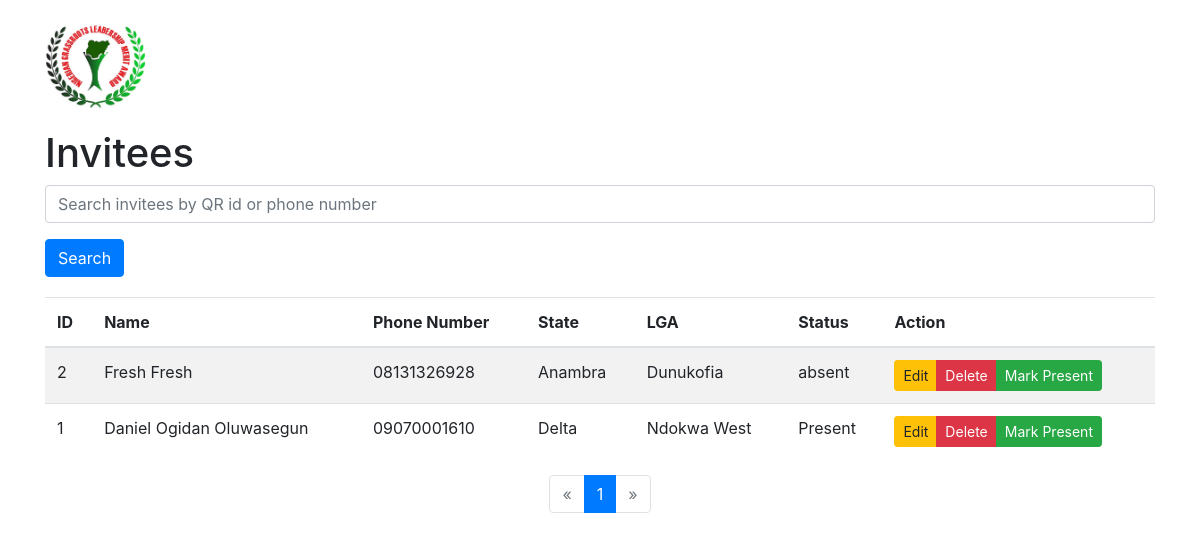
The page /manage_invitee (signed in) on the database its author committed.
### app.py (models this page shows)
class Invitee(db.Model):
    id = db.Column(db.Integer, primary_key=True)
    name = db.Column(db.String(100), nullable=True)
    phone_number = db.Column(db.String(15), unique=True, nullable=False)
    state = db.Column(db.String(100), nullable=False)
    lga = db.Column(db.String(100), nullable=False)
    position = db.Column(db.String(50), nullable=False)
    qr_code_path = db.Column(db.String(200), nullable=True)
    confirmed = db.Column(db.String(20), default='Absent')  # New field to track confirmation

### app.py (the view)
@app.route('/manage_invitee', methods=['GET','POST'])
@login_required
def manage_invitee():
    if not current_user.is_admin:
        flash('You do not have access to this page.', 'danger')
        return redirect(url_for('login'))
    search = request.args.get('search', '', type=str)
    page = request.args.get('page', 1, type=int)
    per_page = 10
    if search:
        invitees_query = Invitee.query.filter(
            (Invitee.id.ilike(f'%{search}%')) |
            (Invitee.phone_number.ilike(f'%{search}%'))
        )
    else:
        invitees_query = Invitee.query
    pagination = invitees_query.order_by(Invitee.id.desc()).paginate(page=page, per_page=per_page, error_out=False)
    invitees = pagination.items
    return render_template('del_inv.html', invitees=invitees, pagination=pagination, search=search)

### app.py (called while the page is built)
@login_manager.user_loader
def load_user(admin_id):
    return Admin.query.get(int(admin_id))

### templates/del_inv.html (shortened to what this page needs)
<!DOCTYPE html>
<html lang="en">
<head>
    <link rel="stylesheet" href="https://maxcdn.bootstrapcdn.com/bootstrap/4.5.2/css/bootstrap.min.css">
</head>
<body>
    <div class="container">
        <header>
            <img src="{{ url_for('static', filename='images/logo.png') }}" alt="Logo">
        </header>
        <h1>Invitees</h1>
        <form method="POST" action="{{ url_for('manage_invitee') }}">
            <div class="form-group">
                <input type="text" name="search" class="form-control" placeholder="Search invitees by QR id or phone number" value="{{ request.args.get('search', '') }}">
            </div>
            <button type="submit" class="btn btn-primary">Search</button>
        </form>
        <div class="table-container">
            <table class="table table-striped">
                <thead>
                    <tr>
                        <th>ID</th>
                        <th>Name</th>
                        <th>Phone Number</th>
                        <th>State</th>
                        <th>LGA</th>
                        <th>Status</th>
                        <th>Action</th>
                    </tr>
                </thead>
                <tbody>
                    {% for invitee in invitees %}
                        <tr>
                            <td>{{ invitee.id }}</td>
                            <td>{{ invitee.name }}</td>
                            <td>{{ invitee.phone_number }}</td>
                            <td>{{ invitee.state }}</td>
                            <td>{{ invitee.lga }}</td>
                            <td>{{ invitee.confirmed }}</td>
                            <td>
                                <div class="btn-group">
                                    <button class="btn btn-sm btn-warning" onclick="editInvitee('{{ invitee.id }}')">Edit</button>
                                    <button class="btn btn-sm btn-danger" onclick="deleteInvitee('{{ invitee.id }}')">Delete</button>
                                    <button class="btn btn-sm btn-success" onclick="markPresent('{{ invitee.id }}')">Mark Present</button>
                                </div>
                            </td>
                        </tr>
                    {% endfor %}
                </tbody>
            </table>
            <nav aria-label="Page navigation">
                <ul class="pagination">
                    {% if pagination.has_prev %}
                        <li class="page-item">
                            <a class="page-link" href="{{ url_for('show_invitees', page=pagination.prev_num, search=request.args.get('search', '')) }}" aria-label="Previous">
                                <span aria-hidden="true">&laquo;</span>
                                <span class="sr-only">Previous</span>
                            </a>
                        </li>
                    {% else %}
                        <li class="page-item disabled">
                            <a class="page-link" href="#" aria-label="Previous">
                                <span aria-hidden="true">&laquo;</span>
                            </a>
                        </li>
                    {% endif %}
                    {% for page_num in pagination.iter_pages() %}
                        {% if page_num %}
                            {% if page_num == pagination.page %}
                                <li class="page-item active">
                                    <a class="page-link" href="#">{{ page_num }} <span class="sr-only">(current)</span></a>
                                </li>
                            {% else %}
                                <li class="page-item">
                                    <a class="page-link" href="{{ url_for('manage_invitee', page=page_num, search=request.args.get('search', '')) }}">{{ page_num }}</a>
                                </li>
                            {% endif %}
                        {% else %}
                            <li class="page-item disabled"><a class="page-link" href="#">...</a></li>
                        {% endif %}
                    {% endfor %}
                    {% if pagination.has_next %}
                        <li class="page-item">
                            <a class="page-link" href="{{ url_for('manage_invitee', page=pagination.next_num, search=request.args.get('search', '')) }}" aria-label="Next">
                                <span aria-hidden="true">&raquo;</span>
                                <span class="sr-only">Next</span>
                            </a>
                        </li>
                    {% else %}
                        <li class="page-item disabled">
                            <a class="page-link" href="#" aria-label="Next">
                                <span aria-hidden="true">&raquo;</span>
                            </a>
                        </li>
                    {% endif %}
                </ul>
            </nav>
        </div>
    </div>
</body>
</html>

### templates/del_inv.html (style rules this page uses)
.container { margin-top: 20px; }
header img { max-width: 100px; margin-bottom: 20px; }
.table-container { margin-top: 20px; }
.pagination { justify-content: center; }

### rows shown on the page
Invitee: id "2", name "Fresh Fresh", phone_number "08131326928", state "Anambra", lga "Dunukofia", confirmed "absent"
Invitee: id "1", name "Daniel Ogidan Oluwasegun", phone_number "09070001610", state "Delta", lga "Ndokwa West", confirmed "Present"

### other values the page prints
{{ page_num }} "1"
